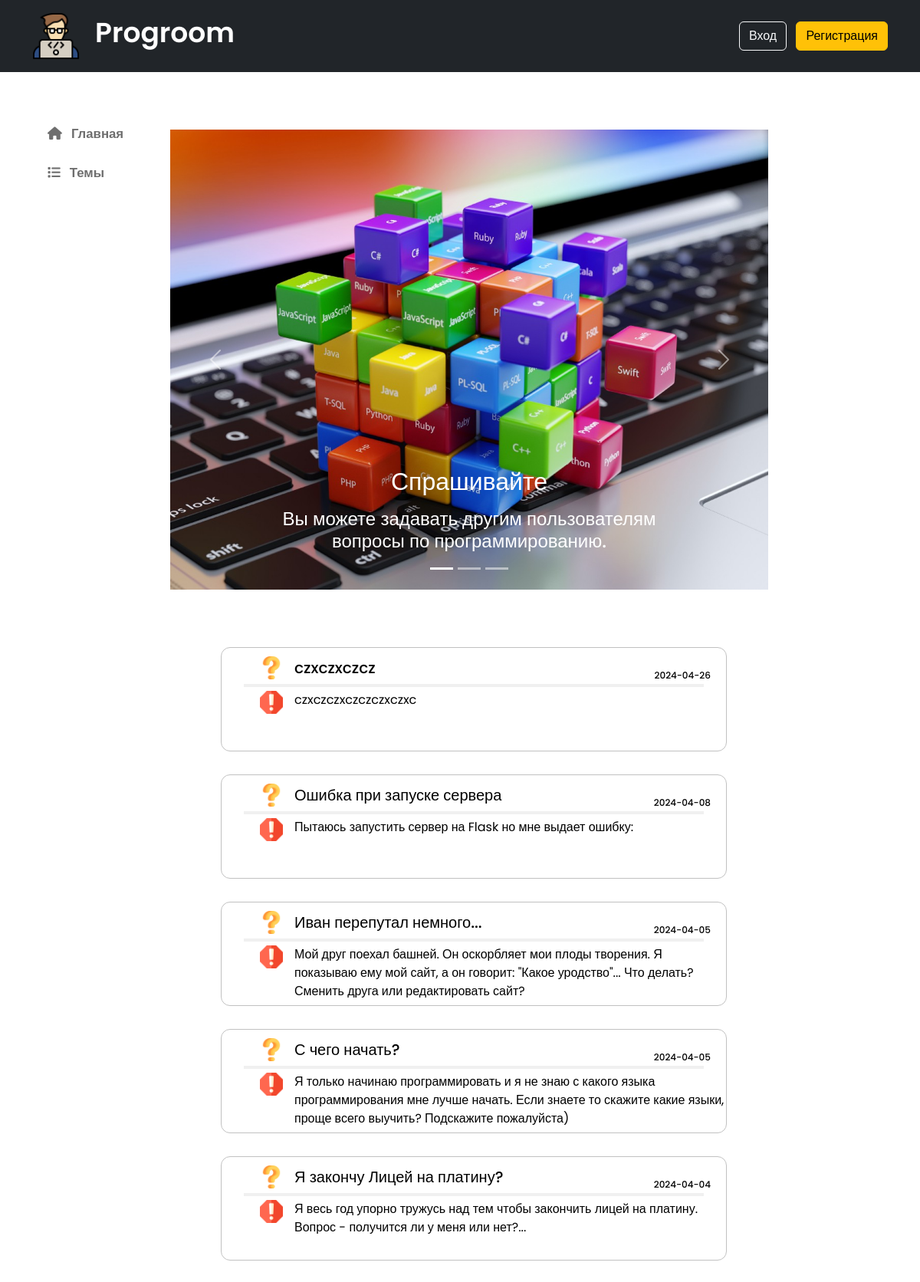
The page / on the database its author committed.
### data/question.py (models this page shows)
class Question(SqlAlchemyBase):
    __tablename__ = 'questions'
    id = sqlalchemy.Column(sqlalchemy.Integer, primary_key=True, autoincrement=True)
    title = sqlalchemy.Column(sqlalchemy.String, nullable=True)
    content = sqlalchemy.Column(sqlalchemy.String, nullable=True)
    img = sqlalchemy.Column(sqlalchemy.String, nullable=True)
    create_date = sqlalchemy.Column(sqlalchemy.DateTime, default=datetime.datetime.now)
    is_answer = sqlalchemy.Column(sqlalchemy.Boolean, default=False)
    is_delete = sqlalchemy.Column(sqlalchemy.Boolean, default=False)
    autor = sqlalchemy.Column(sqlalchemy.Integer, sqlalchemy.ForeignKey("users.id"))
    theme_id = sqlalchemy.Column(sqlalchemy.Integer, sqlalchemy.ForeignKey("themes.id"))
    user = orm.relationship("User")
    theme = orm.relationship("Theme")

### app.py (the view)
@app.route('/', methods=['POST', 'GET'])
def main():
    sess = db_session.create_session()
    questions = sess.query(Question).all()[::-1]
    data = {
        "questions": questions,
        "dates": {q.id: str(q.create_date).split()[0] for q in questions}
    }
    return render_template('index.html', data=data)

### data/db_session.py (called while the page is built)
def create_session() -> Session:
    global __factory
    return __factory()

### templates/index.html (shortened to what this page needs)
{% extends "base.html" %}
{% block content %}
{% set q_img = url_for('static', filename='img/question.png') %}
{% set q_error = url_for('static', filename='img/error.png') %}
<section class="main_carusel">
    <div id="myCarousel" class="carousel slide" data-bs-ride="carousel" style="margin: auto;">
        <div class="carousel-indicators">
          <button type="button" data-bs-target="#myCarousel" data-bs-slide-to="0" aria-label="Slide 1" class="active" aria-current="true" ></button>
          <button type="button" data-bs-target="#myCarousel" data-bs-slide-to="1" aria-label="Slide 2" class=""></button>
          <button type="button" data-bs-target="#myCarousel" data-bs-slide-to="2" aria-label="Slide 3" class=""></button>
        </div>
        <div class="carousel-inner">
          <div class="carousel-item active">
            <img class="d-block bd-placeholder-img" style="object-fit: cover; height: 75vh; width: 65vw;" src="{{url_for('static', filename='img/slide1.png')}}" width="1200px" height="750px" aria-hidden="true" preserveAspectRatio="xMidYMid slice" focusable="false">
            <div class="carousel-caption d-none d-md-block">
                <h2 class="pb-2">Спрашивайте</h2>
                <h4>Вы можете задавать другим пользователям вопросы по программированию.</h4>
            </div>
        </div>
        </div>
        <button class="carousel-control-prev" type="button" data-bs-target="#myCarousel" data-bs-slide="prev">
            <span class="carousel-control-prev-icon" aria-hidden="true"></span>
        </button>
        <button class="carousel-control-next" type="button" data-bs-target="#myCarousel" data-bs-slide="next">
            <span class="carousel-control-next-icon" aria-hidden="true"></span>
        </button>
    </div>
</section>
<section class="main mb-5">
    <div>
        {% for q in data['questions'] %}
        <a href="/question/{{ q.id }}" class="question_link">
            <div class="question">
                <div class="question_header">
                    <div class="main_header_question">
                        <img src="{{ q_img }}" alt="" class="q_img">
                        <p>{{ q.title|truncate(40) }}</p>
                    </div>
                    <div class="main_header_data">
                        <p>{{ data['dates'][q.id] }}</p>
                    </div>
                </div>
                <hr class="question_hr">
                <div class="question_footer">
                    <img src="{{ q_error }}" alt="" class="q_img">
                    <p class="question_content">{{ q.content|truncate(200) }}</p>
                </div>
            </div>
        </a>
        {% endfor %}
    </div>
</section>
{% endblock %}

### static/css/style.css (style rules this page uses)
* { margin: 0; padding: 0; box-sizing: border-box; font-family: "Poppins", sans-serif; }
.main { width: 85vw; display: flex; justify-content: center; margin: auto; margin-top: 75px; }
.main>div { width: 55vw; display: flex; flex-direction: column; }
.question_link { height: 17vh; width: 55vw; text-decoration: none; color: black; margin-bottom: 30px; border-radius: 12px; }
.question { margin-right: auto; height: 17vh; width: 55vw; display: flex; flex-direction: column; border-radius: 12px; border: 1px rgb(193, 193, 193) solid; align-items: center; }
.question_hr { width: 50vw; border: 2px rgb(193, 193, 193) solid; margin: 5px; }
.question_header { width: 100%; height: 4vh; padding-left: 50px; display: flex; align-items: center; margin-top: 10px; }
.main_header_question p { font-size: 2.5vh; font-weight: 500; margin-bottom: 0; }
.main_header_question { display: flex; align-items: center; height: 40px; width: 80% }
.q_img { height: 30px; width: 30px; margin-right: 15px; }
.main_header_data { width: 20%; height: 40px; display: flex; align-items: center; justify-content: right; padding-top: 20px; padding-right: 20px; }
.main_header_data p { font-size: 1.5vh; font-weight: 500; margin-bottom: 0; }
.question_footer { height: 130vh; width: 100%; display: flex; padding-top: -10px; padding-left: 50px; }
.main_carusel { width: 65vw; display: flex; align-items: center; justify-content: center; margin: auto; height: 75vh; margin-top: 50px; }

### rows shown on the page
Question: title "czxczxczcz", create_date "2024-04-26", content "czxczczxczczczxczxc"
Question: title "Ошибка при запуске сервера", create_date "2024-04-08", content "Пытаюсь запустить сервер на Flask но мне выдает ошибку:"
Question: title "Иван перепутал немного...", create_date "2024-04-05", content "Мой друг поехал башней. Он оскорбляет мои плоды творения. Я показываю ему мой сайт, а он говорит: \"Какое уродство\"... Что делать? Сменить друга или редактировать сайт?"
Question: title "С чего начать?", create_date "2024-04-05", content "Я только начинаю программировать и я не знаю с какого языка программирования мне лучше начать. Если знаете то скажите какие языки, проще всего выучить? Подскажите пожалуйста)"
Question: title "Я закончу Лицей на платину?", create_date "2024-04-04", content "Я весь год упорно тружусь над тем чтобы закончить лицей на платину. Вопрос - получится ли у меня или нет?..."
